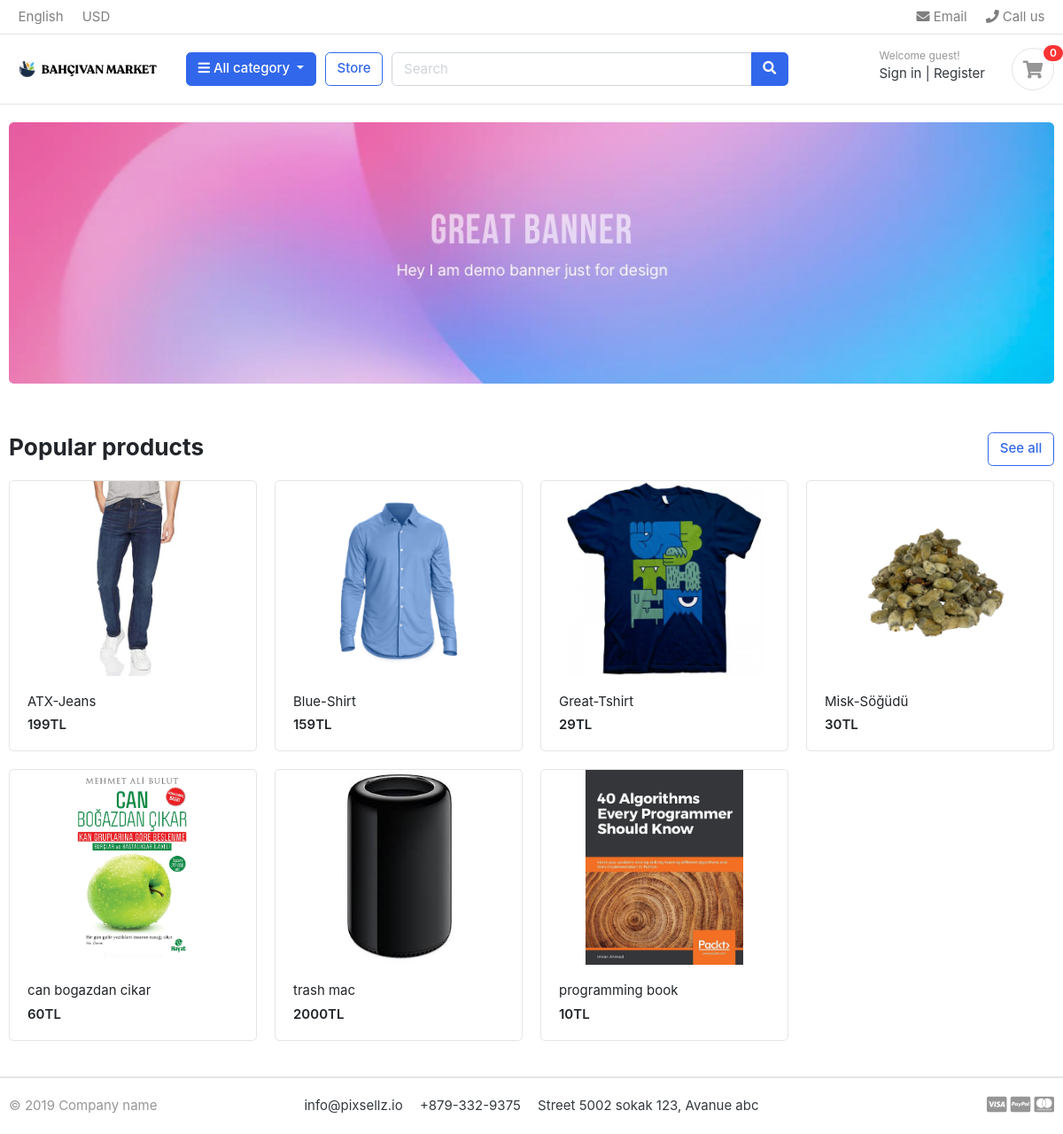
The page / on the database its author committed.
### store/models.py (models this page shows, shortened)
class Product(models.Model):
    product_name = models.CharField(max_length=200, unique=True)
    slug = models.SlugField(max_length=200, unique=True)
    product_description = models.TextField(max_length=500, blank=True)
    price = models.IntegerField()
    image = models.ImageField(upload_to='photos/product')
    stock  = models.IntegerField()
    is_avalible = models.BooleanField(default=True)
    category = models.ForeignKey(Category, on_delete=models.CASCADE)
    created_date  = models.DateTimeField(auto_now_add=True)
    modified_date = models.DateTimeField(auto_now = True)
    def get_url(self):
        return reverse('product_detail',args=[self.category.slug,self.slug])

### greatkart/views.py (the view)
# urls.py: 2. Add a URL to urlpatterns:  path('', views.home, name='home')
def home(request):
    products = Product.objects.all().filter(is_avalible = True)
    context = {
        'products' : products,
    }
    return render(request,'home.html',context)

### category/context_processors.py (called while the page is built)
def menu_links(request):
    links = Category.objects.all()
    return dict(links=links)

### category/models.py (called while the page is built)
    def get_url(self):
        return reverse('products_by_category',args = [self.slug ])

### templates/home.html
{% extends 'base.html'%}
{% load static %}
{% block content%}
<section class="section-intro padding-y-sm">
<div class="container">
<div class="intro-banner-wrap">
	<img src="{% static 'images/banners/1.jpg' %}" class="img-fluid rounded">
</div>
</div>
</section>
<section class="section-name padding-y-sm">
<div class="container">
<header class="section-heading">
	<a href="{% url 'store' %}" class="btn btn-outline-primary float-right">See all</a>
	<h3 class="section-title">Popular products</h3>
</header>
<div class="row">
	{% for product in products %}
	<div class="col-md-3">
		<div class="card card-product-grid">
			<a href="{{ product.get_url }}" class="img-wrap"> <img src="{{product.image.url}}"> </a>
			<figcaption class="info-wrap">
				<a href="{{ product.get_url }}" class="title">{{ product.product_name }}</a>
				<div class="price mt-1">{{ product.price }}TL</div>
			</figcaption>
		</div>
	</div>
	{% endfor %}
</div>
</div>
</section>
</body>
</html>
{% endblock %}

### static/css/ui.css (style rules this page uses)
html { font-family: "Inter", sans-serif; font-size: 15px; }
.img-wrap { text-align: center; display: block; }
.img-wrap img { max-width: 100%; }
.padding-y-sm { padding-top: 20px; padding-bottom: 20px; }
.section-heading { margin-bottom: 20px; margin-top: 15px; }
.section-title { color: #212529; }
[class*=card-product] a.title { color: #212529; display: block; }
[class*=card-product] .img-wrap { overflow: hidden; position: relative; }
[class*=card-product] .img-wrap img { height: 100%; max-width: 100%; width: auto; display: inline-block; -o-object-fit: cover; object-fit: cover; }
.card-product-grid { margin-bottom: 20px; }
.card-product-grid .img-wrap { border-radius: 0.2rem 0.2rem 0 0; height: 220px; }
.card-product-grid .info-wrap { overflow: hidden; padding: 18px 20px; }
.card .img-wrap { overflow: hidden; }
.price { font-weight: 600; color: #212529; }

### rows shown on the page
Product: image (picture), product_name "ATX-Jeans", price "199"
Product: image (picture), product_name "Blue-Shirt", price "159"
Product: image (picture), product_name "Great-Tshirt", price "29"
Product: image (picture), product_name "Misk-Söğüdü", price "30"
Product: image (picture), product_name "can bogazdan cikar", price "60"
Product: image (picture), product_name "trash mac", price "2000"
Product: image (picture), product_name "programming book", price "10"
